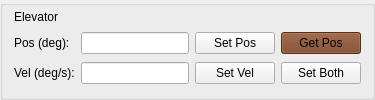
                 <widget class="QGroupBox" name="grpElevator">
                  <property name="styleSheet">
                   <string notr="true">#grpElevator { border: 2px solid gray; border-radius: 10px;	font: 16px; }</string>
                  </property>
                  <property name="title">
                   <string/>
                  </property>
                  <layout class="QGridLayout" name="gridLayout_9" rowstretch="0,1,1" columnstretch="0,2,1,1">
                   <property name="topMargin">
                    <number>2</number>
                   </property>
                   <item row="2" column="1">
                    <widget class="QLineEdit" name="leditELVel"/>
                   </item>
                   <item row="2" column="0">
                    <widget class="QLabel" name="lblVel_2">
                     <property name="text">
                      <string>Vel (deg/s):</string>
                     </property>
                    </widget>
                   </item>
                   <item row="1" column="2">
                    <widget class="QPushButton" name="btnELSetPos">
                     <property name="sizePolicy">
                      <sizepolicy hsizetype="Minimum" vsizetype="Fixed">
                       <horstretch>0</horstretch>
                       <verstretch>0</verstretch>
                      </sizepolicy>
                     </property>
                     <property name="styleSheet">
                      <string notr="true"/>
                     </property>
                     <property name="text">
                      <string>Set Pos</string>
                     </property>
                    </widget>
                   </item>
                   <item row="2" column="2">
                    <widget class="QPushButton" name="btnELSetVel">
                     <property name="sizePolicy">
                      <sizepolicy hsizetype="Minimum" vsizetype="Fixed">
                       <horstretch>0</horstretch>
                       <verstretch>0</verstretch>
                      </sizepolicy>
                     </property>
                     <property name="text">
                      <string>Set Vel</string>
                     </property>
                    </widget>
                   </item>
                   <item row="1" column="0">
                    <widget class="QLabel" name="lblPos_4">
                     <property name="text">
                      <string>Pos (deg):</string>
                     </property>
                    </widget>
                   </item>
                   <item row="1" column="1">
                    <widget class="QLineEdit" name="leditELPos"/>
                   </item>
                   <item row="1" column="3">
                    <widget class="QPushButton" name="btnELGetPos">
                     <property name="sizePolicy">
                      <sizepolicy hsizetype="Minimum" vsizetype="Fixed">
                       <horstretch>0</horstretch>
                       <verstretch>0</verstretch>
                      </sizepolicy>
                     </property>
                     <property name="styleSheet">
                      <string notr="true">QPushButton { background-color: #774122; }
QPushButton:pressed { background-color: #63361c; }
QPushButton:hover:!pressed { background-color: #8b4c27; }</string>
                     </property>
                     <property name="text">
                      <string>Get Pos</string>
                     </property>
                    </widget>
                   </item>
                   <item row="2" column="3">
                    <widget class="QPushButton" name="btnELSetBoth">
                     <property name="sizePolicy">
                      <sizepolicy hsizetype="Minimum" vsizetype="Fixed">
                       <horstretch>0</horstretch>
                       <verstretch>0</verstretch>
                      </sizepolicy>
                     </property>
                     <property name="text">
                      <string>Set Both</string>
                     </property>
                    </widget>
                   </item>
                   <item row="0" column="0" colspan="4">
                    <widget class="QLabel" name="lblPos_3">
                     <property name="sizePolicy">
                      <sizepolicy hsizetype="Preferred" vsizetype="Fixed">
                       <horstretch>0</horstretch>
                       <verstretch>0</verstretch>
                      </sizepolicy>
                     </property>
                     <property name="styleSheet">
                      <string notr="true">QLabel { qproperty-alignment: AlignCenter; }</string>
                     </property>
                     <property name="text">
                      <string>Elevator</string>
                     </property>
                    </widget>
                   </item>
                  </layout>
                 </widget>
